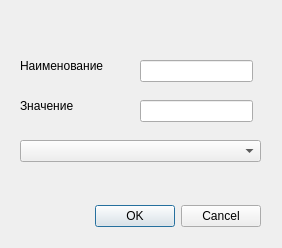
<?xml version="1.0" encoding="UTF-8"?>
<ui version="4.0">
 <class>Dialog</class>
 <widget class="QDialog" name="Dialog">
  <property name="geometry">
   <rect>
    <x>0</x>
    <y>0</y>
    <width>282</width>
    <height>248</height>
   </rect>
  </property>
  <property name="windowTitle">
   <string>Dialog</string>
  </property>
  <widget class="QDialogButtonBox" name="buttonBox">
   <property name="geometry">
    <rect>
     <x>50</x>
     <y>200</y>
     <width>211</width>
     <height>32</height>
    </rect>
   </property>
   <property name="orientation">
    <enum>Qt::Horizontal</enum>
   </property>
   <property name="standardButtons">
    <set>QDialogButtonBox::Cancel|QDialogButtonBox::Ok</set>
   </property>
  </widget>
  <widget class="QLabel" name="label">
   <property name="geometry">
    <rect>
     <x>20</x>
     <y>50</y>
     <width>101</width>
     <height>31</height>
    </rect>
   </property>
   <property name="text">
    <string>Наименование</string>
   </property>
  </widget>
  <widget class="QLabel" name="label_2">
   <property name="geometry">
    <rect>
     <x>20</x>
     <y>90</y>
     <width>101</width>
     <height>31</height>
    </rect>
   </property>
   <property name="text">
    <string>Значение</string>
   </property>
  </widget>
  <widget class="QComboBox" name="comboBox_2">
   <property name="geometry">
    <rect>
     <x>20</x>
     <y>140</y>
     <width>241</width>
     <height>22</height>
    </rect>
   </property>
  </widget>
  <widget class="QLineEdit" name="lineEdit">
   <property name="geometry">
    <rect>
     <x>140</x>
     <y>60</y>
     <width>113</width>
     <height>22</height>
    </rect>
   </property>
  </widget>
  <widget class="QLineEdit" name="lineEdit_2">
   <property name="geometry">
    <rect>
     <x>140</x>
     <y>100</y>
     <width>113</width>
     <height>22</height>
    </rect>
   </property>
  </widget>
  <widget class="QLabel" name="label_3">
   <property name="geometry">
    <rect>
     <x>20</x>
     <y>10</y>
     <width>241</width>
     <height>31</height>
    </rect>
   </property>
   <property name="text">
    <string/>
   </property>
  </widget>
 </widget>
 <resources/>
 <connections>
  <connection>
   <sender>buttonBox</sender>
   <signal>accepted()</signal>
   <receiver>Dialog</receiver>
   <slot>accept()</slot>
   <hints>
    <hint type="sourcelabel">
     <x>248</x>
     <y>254</y>
    </hint>
    <hint type="destinationlabel">
     <x>157</x>
     <y>274</y>
    </hint>
   </hints>
  </connection>
  <connection>
   <sender>buttonBox</sender>
   <signal>rejected()</signal>
   <receiver>Dialog</receiver>
   <slot>reject()</slot>
   <hints>
    <hint type="sourcelabel">
     <x>316</x>
     <y>260</y>
    </hint>
    <hint type="destinationlabel">
     <x>286</x>
     <y>274</y>
    </hint>
   </hints>
  </connection>
 </connections>
</ui>
